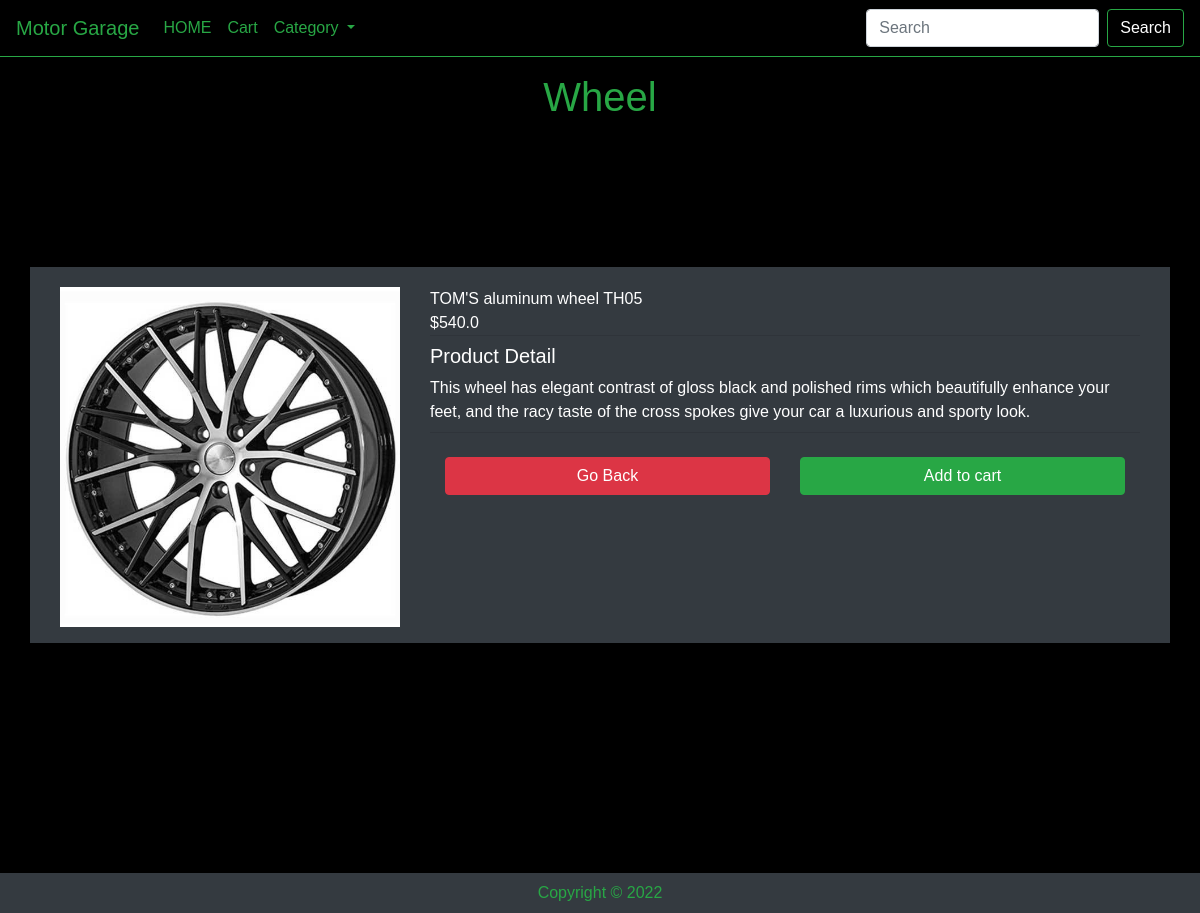
The app's page /item/2 with its own data.
### OnlineCarShop/model.py (models this page shows, shortened)
class Category(db.Model):
    __tablename__ = 'categories'
    id = db.Column(db.Integer,primary_key=True)
    name = db.Column(db.String(64),unique=True)
    image = db.Column(db.String(60),nullable=False,default='defaultcity.jpg')
    items = db.relationship('Item', backref='Category', cascade="all, delete-orphan")

class Item(db.Model):
    __tablename__ = 'items'
    id = db.Column(db.Integer,primary_key=True)
    name = db.Column(db.String(64),nullable =False)
    description = db.Column(db.String(500),nullable =False)
    image = db.Column(db.String(60),nullable=False)
    price = db.Column(db.Float,nullable=False)
    category_id = db.Column(db.Integer,db.ForeignKey('categories.id'))

### OnlineCarShop/views.py (the view)
@bp.route('/item/<int:itemid>')
def item(itemid):
    item = Item.query.get(itemid)
    categories = Category.query.filter(Category.id == item.category_id).first()
    return render_template('Item.html',item=item,categories=categories)

### OnlineCarShop/templates/Item.html (shortened to what this page needs)
{% extends 'base.html' %}
{% block main %}
    <main style="background-color:black;">
      <section>
        <div>
          <h1 class="mt-auto pt-3 pb-3  text-success" style="text-align:center;">{{ categories.name }}</h1>
        </div>
        <div class="container bg-dark text-white">
            <div style="margin-top:130px;">
                <div class="row hedding m-0 pl-3 pt-3 pb-0">
                </div>
                <div class="row m-0 pt-1">
                    <div class="col-lg-4 left-side-product-box pb-3">
                        <img style="width:100%;" src="{{url_for('static',filename='image/'+item.image)}}">
                    </div>
                    <div class="col-lg-8 pb-3">
                        <div class="right-side-pro-detail m-0">
                            <div class="row">
                                <div class="col-lg-12">
                                    <p class="m-0 p-0">{{ item.name }}</p>
                                </div>
                                <div class="col-lg-12">
                                    <p class="m-0 p-0 price-pro">${{ item.price }}</p>
                                    <hr class="p-0 m-0">
                                </div>
                                <div class="col-lg-12 pt-2">
                                    <h5>Product Detail</h5>
                                    <span>{{ item.description }}</span>
                                    <hr class="m-0 pt-2 mt-2">
                                <div class="col-lg-12 mt-3">
                                    <div class="row">
                                        <div class="col-lg-6 pb-2">
                                            <a href="{{ url_for('main.category',categoryid=item.category_id) }}" class="btn btn-danger w-100">Go Back</a>
                                        </div>
                                        <div class="col-lg-6">
                                            <form action=" {{ url_for('main.order') }} ">
                                                <input class="btn btn-success w-100" type="submit" value="Add to cart">
                                              </form>
                                        </div>
                                    </div>
                                </div>
                            </div>
                        </div>
                    </div>
                </div>
            </div>
        </div>
        </section>
    </main>
{% endblock %}

### records on screen
Category: name "Wheel"
Item: image (picture), name "TOM'S aluminum wheel TH05", price "540.0", description "This wheel has elegant contrast of gloss black and polished rims which beautifully enhance your feet, and the racy taste of the cross spokes give your car a luxurious and sporty look."
